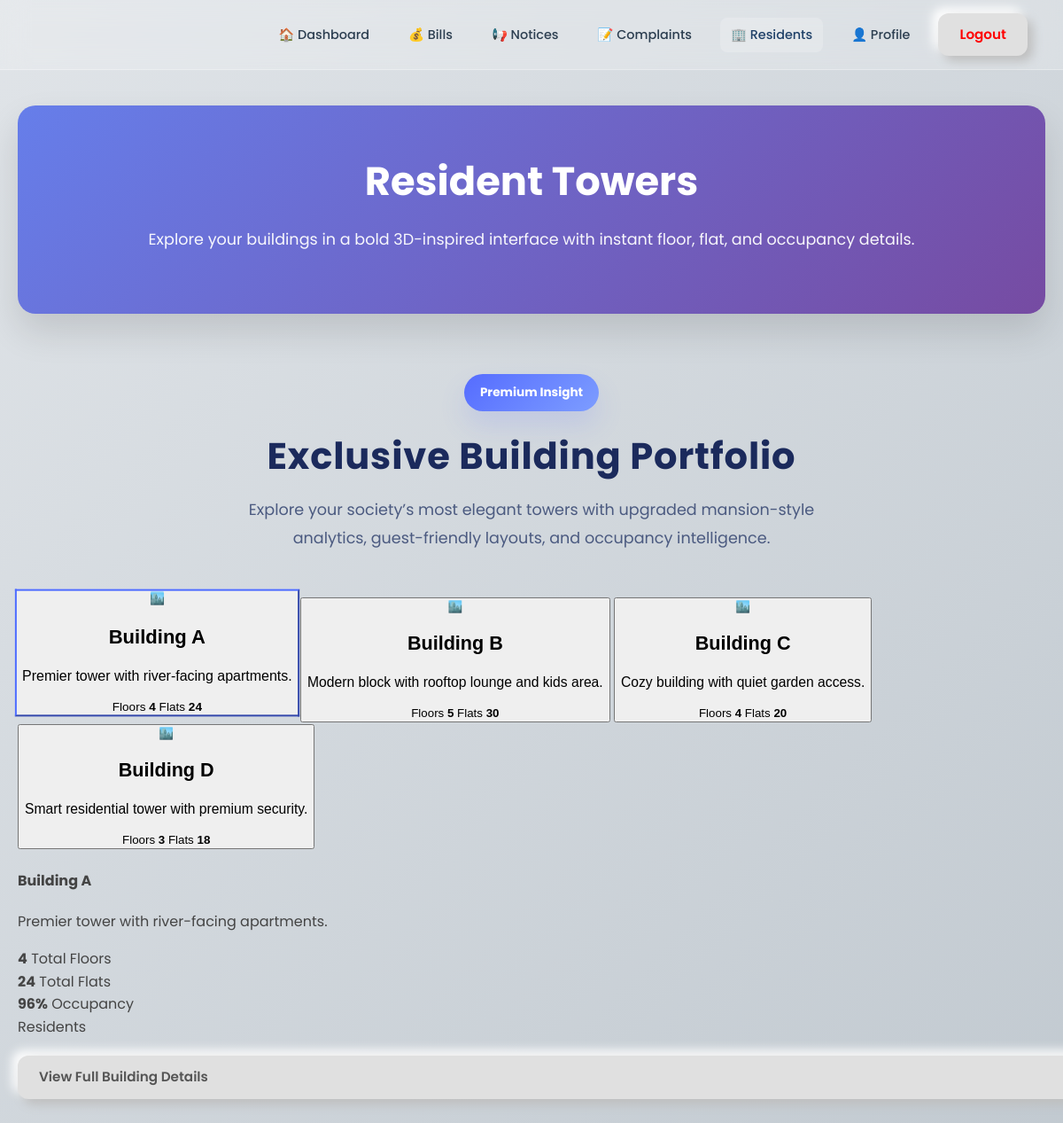
The app's page /residents (signed in) with its own data.
### app.py (models this page shows)
class Building(db.Model):
    name = db.Column(db.String(100), primary_key=True)
    floors = db.Column(db.Integer)
    flats = db.Column(db.Integer)
    occupancy = db.Column(db.String(10))
    description = db.Column(db.Text)
    residents_count = db.Column(db.Integer, default=0)
    amenities = db.Column(db.Text)  # JSON string
    manager = db.Column(db.String(200))

### app.py (the view)
@app.route('/residents')
def residents_page():
    if 'logged_in' not in session:
        return redirect(url_for('login'))
    buildings_list = Building.query.all()
    return render_template('residents.html', buildings=buildings_list)

### templates/residents.html (shortened to what this page needs)
<!DOCTYPE html>
<html lang="en">
<head>
    <link rel="stylesheet" href="{{ url_for('static', filename='style.css') }}">
</head>
<body>
    <nav>
        <a href="/dashboard">🏠 Dashboard</a>
        <a href="/bills">💰 Bills</a>
        <a href="/notices">📢 Notices</a>
        <a href="/complaints">📝 Complaints</a>
        <a href="/residents" class="active">🏢 Residents</a>
        <a href="/profile">👤 Profile</a>
        <a href="/logout" class="btn-premium" style="color: red;">Logout</a>
    </nav>
    <div class="page-hero">
        <h1>Resident Towers</h1>
        <p>Explore your buildings in a bold 3D-inspired interface with instant floor, flat, and occupancy details.</p>
    </div>
    <div class="page-main">
        <section class="page-section">
            <div class="section-header premium-header">
                <div class="premium-pill">Premium Insight</div>
                <h2>Exclusive Building Portfolio</h2>
                <p>Explore your society’s most elegant towers with upgraded mansion-style analytics, guest-friendly layouts, and occupancy intelligence.</p>
            </div>
            <div class="residents-grid">
                <div class="building-grid">
                    {% for building in buildings %}
                    <button type="button" class="building-card-3d{% if loop.first %} active{% endif %}" data-name="{{ building.name }}" data-floors="{{ building.floors }}" data-flats="{{ building.flats }}" data-occupancy="{{ building.occupancy }}" data-residents="{{ building.residents }}" data-description="{{ building.description }}" data-url="/building/{{ building.name.replace(' ', '-') }}">
                        <div class="building-art">🏙️</div>
                        <h3>{{ building.name }}</h3>
                        <p>{{ building.description }}</p>
                        <div class="building-meta">
                            <span>Floors</span>
                            <strong>{{ building.floors }}</strong>
                            <span>Flats</span>
                            <strong>{{ building.flats }}</strong>
                        </div>
                    </button>
                    {% endfor %}
                </div>
                <div class="building-detail-panel">
                    <div class="tower-preview-card">
                        <h4 id="selected-building-title">{{ buildings[0].name }}</h4>
                        <p class="muted" id="selected-building-summary">{{ buildings[0].description }}</p>
                        <div class="tower-labels">
                            <div class="tower-label">
                                <strong id="selected-building-floors">{{ buildings[0].floors }}</strong>
                                <span>Total Floors</span>
                            </div>
                            <div class="tower-label">
                                <strong id="selected-building-flats">{{ buildings[0].flats }}</strong>
                                <span>Total Flats</span>
                            </div>
                            <div class="tower-label">
                                <strong id="selected-building-occupancy">{{ buildings[0].occupancy }}</strong>
                                <span>Occupancy</span>
                            </div>
                            <div class="tower-label">
                                <span>Residents</span>
                            </div>
                        </div>
                        <a href="/building/{{ buildings[0].name.replace(' ', '-') }}" class="button-link" style="width: 100%; margin-top: 20px;">View Full Building Details</a>
                    </div>
                </div>
            </div>
        </section>
    </div>
</body>
</html>

### static/style.css (style rules this page uses)
body { background: linear-gradient(135deg, #e0e4e8 0%, #c1c9d0 100%); font-family: 'Poppins', sans-serif; margin: 0; min-height: 100vh; color: #444; line-height: 1.6; }
nav { display: flex; justify-content: flex-end; align-items: center; padding: 15px 40px; background: rgba(255, 255, 255, 0.2); backdrop-filter: blur(15px); border-bottom: 1px solid rgba(255, 255, 255, 0.3); position: sticky; top: 0; z-index: 1000; }
nav a { margin-left: 20px; text-decoration: none; color: #2c3e50; font-weight: 500; font-size: 0.9rem; transition: all 0.3s ease; padding: 8px 12px; border-radius: 8px; }
nav a.active, nav a:hover { color: #1f4068; background: rgba(255,255,255,0.2); }
.page-hero, .detail-hero { text-align: center; margin: 40px 20px; background: linear-gradient(135deg, #667eea 0%, #764ba2 100%); color: white; padding: 50px 30px; border-radius: 20px; box-shadow: 0 20px 40px rgba(0,0,0,0.12); }
.page-hero h1, .detail-hero h1 { margin: 0 0 15px 0; font-size: 2.8rem; font-weight: 700; }
.page-hero p, .detail-hero p { margin: 0 0 20px 0; opacity: 0.95; font-size: 1.1rem; }
.page-main, .detail-main { max-width: 1200px; margin: 0 auto; padding: 0 20px 60px; }
.page-section, .detail-section { margin-bottom: 50px; }
.button-link, .btn-premium { display: inline-flex; align-items: center; gap: 8px; text-decoration: none; background: #e0e0e0; border: none; padding: 12px 24px; border-radius: 12px; box-shadow: 6px 6px 12px #bebebe, -6px -6px 12px #ffffff; cursor: pointer; font-weight: 600; color: #555; font-size: 0.95rem; transition: all 0.25s ease; text-transform: none; }
.section-header { max-width: 760px; margin: 0 auto 40px auto; text-align: center; }
.section-header h2 { font-size: 2.6rem; letter-spacing: 0.02em; margin: 0 0 12px 0; color: #1b2a5c; }
.section-header p { margin: 0; font-size: 1.1rem; color: #4b5a80; line-height: 1.8; max-width: 660px; margin-left: auto; margin-right: auto; }
.premium-header { padding: 28px 0 10px 0; }
.premium-pill { display: inline-flex; align-items: center; justify-content: center; padding: 10px 18px; border-radius: 999px; font-size: 0.85rem; font-weight: 700; color: #ffffff; background: linear-gradient(135deg, #556cff, #7d9dff); margin-bottom: 18px; box-shadow: 0 16px 30px rgba(85,108,255,0.15); }
.building-card-3d h3 { font-size: 1.35rem; }
.building-card-3d p { font-size: 0.98rem; margin: 0 0 18px 0; }
.building-card-3d.active { transform: translateY(-8px) scale(1.02); border-color: #4e6cff; }

### records on screen
Building: name "Building A", description "Premier tower with river-facing apartments.", floors "4", flats "24", occupancy "96%"
Building: name "Building B", description "Modern block with rooftop lounge and kids area.", floors "5", flats "30"
Building: name "Building C", description "Cozy building with quiet garden access.", floors "4", flats "20"
Building: name "Building D", description "Smart residential tower with premium security.", floors "3", flats "18"
